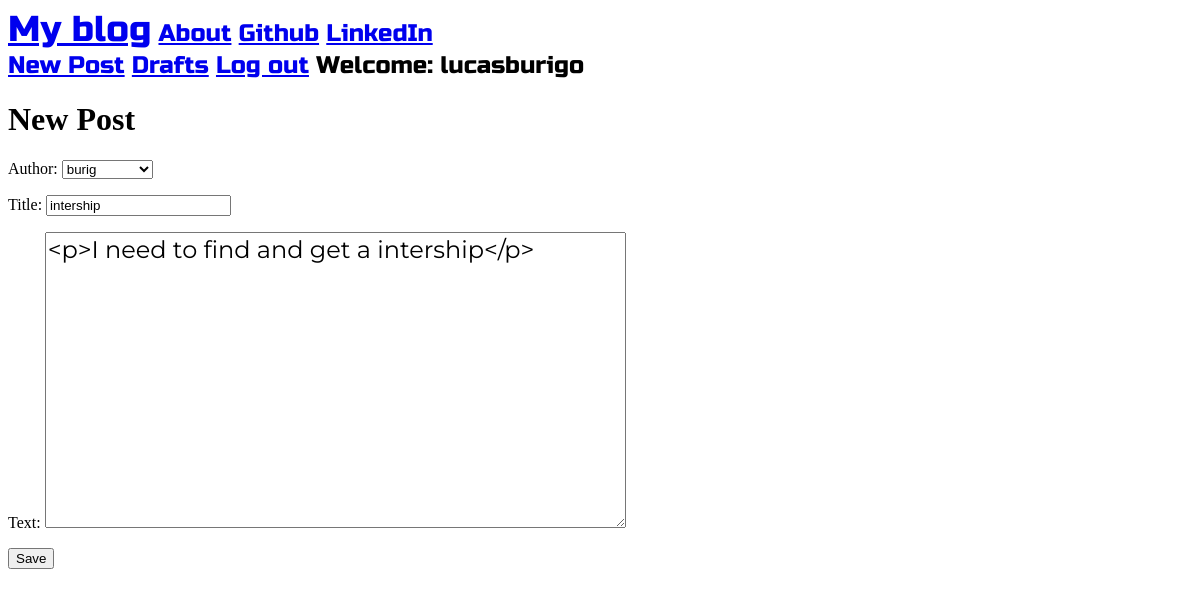
The page /post/11/edit/ (signed in) on the database its author committed.
### blog_app/models.py (models this page shows, shortened)
class Post(models.Model):
    author = models.ForeignKey('auth.User', on_delete=models.CASCADE)
    title = models.CharField(max_length=200)
    text = models.TextField()
    created_date = models.DateTimeField(default=timezone.now())
    published_date = models.DateTimeField(blank=True, null=True)

### blog_app/views.py (the view)
# urls.py: url(r'^post/(?P<pk>\d+)/edit/$', views.PostUpdateView.as_view(), name='post_edit'),
class PostUpdateView(LoginRequiredMixin, UpdateView):
    login_url = '/login/'
    redirect_field_name = 'blog_app/post_detail.html'
    form_class = PostForm
    model = Post

### blog_app/forms.py
class PostForm(forms.ModelForm):
    class Meta():
        model = Post
        fields = ('author', 'title', 'text')
        widgets = {
            'title': forms.TextInput(attrs={'class': 'textinputclass'}),
            'text': forms.Textarea(attrs={'class': 'editable medium-editor-textarea postcontent'})
        }

### blog_app/templates/blog_app/post_form.html (shortened to what this page needs)
{% extends "blog_app/base.html" %}
{% block content %}
<h1>New Post</h1>
<form class="post-form" method="POST">
    {{form.as_p}}
    <button type="submit" class="save btn btn-default">Save</button>
</form>
{% endblock %}

### blog_app/templates/blog_app/base.html (shortened to what this page needs)
<!DOCTYPE html>
{% load static %}
<html lang="en">
<head>
        <link href="https://maxcdn.bootstrapcdn.com/font-awesome/4.7.0/css/font-awesome.min.css" rel="stylesheet">
        <link rel="stylesheet" href="//cdn.jsdelivr.net/npm/medium-editor@latest/dist/css/medium-editor.min.css" type="text/css" media="screen" charset="utf-8">
        <link rel="stylesheet" href="{% static 'css/blog.css' %}">
</head>
<body class="loader">
<nav class="navbar navbar-expand-lg bg-light techfont">
    <div class="container">
        <div class="navbar-nav align-items-center">
            <a class="navbar-brand bigbrand" href="{% url 'post_list' %}">My blog</a>
            <a class="nav-item nav-link" href="{% url 'about' %}">About</a>
            <a class="nav-item nav-link" href="https://github.com">Github</a>
            <a class="nav-item nav-link" href="https://www.linkedin.com/feed">LinkedIn</a>
        </div>
       <div class="navbar-nav align-items-center ml-auto">
          {% if user.is_authenticated %}
            <a class="nav-item nav-link" href="{% url 'post_new' %}">New Post</a>
            <a class="nav-item nav-link" href="{% url 'post_draft_list' %}">Drafts</a>
            <a class="nav-item nav-link" href="{% url 'logout' %}">Log out</a>
            <a >Welcome: {{ user.username }}</a>
          {% else %}
            <a class="nav-item nav-link" href="{% url 'login' %}" aria-label="Login">
              <span class="fa fa-user" aria-hidden="true"></span></a>
          {% endif %}
        </div>
    </div>
</nav>
<div class="content container">
    <div class="row">
        <div class="col-md-8">
            <div class="blog_posts">
                {% block content %}
                {% endblock %}
            </div>
        </div>
    </div>
</div>
</body>
</html>

### blog_app/static/css/blog.css (style rules this page uses)
.techfont { font-family: 'Russo One', sans-serif; font-size: 1.5em; margin-bottom: 10px; }
.postcontent { font-family: 'Montserrat'; font-size: 1.5em; }
.bigbrand { font-size: 1.5em; }
.loader { filter:hue-rotate(0deg); color: linear-gradient(45deg,#0f8,#08f); animation:hue 5000ms infinite linear; }

### rows shown on the page
Post: author "burig", title "intership", text "<p>I need to find and get a intership</p>"

### other values the page prints
{{ user.username }} "lucasburigo"
